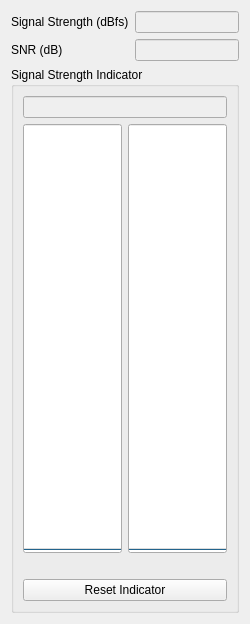
<?xml version="1.0" encoding="UTF-8"?>
<ui version="4.0">
 <class>alignment_window</class>
 <widget class="QWidget" name="alignment_window">
  <property name="geometry">
   <rect>
    <x>0</x>
    <y>0</y>
    <width>250</width>
    <height>624</height>
   </rect>
  </property>
  <property name="windowTitle">
   <string>Alignment</string>
  </property>
  <layout class="QVBoxLayout" name="verticalLayout_2">
   <item>
    <layout class="QFormLayout" name="formLayout">
     <item row="0" column="1">
      <widget class="QLineEdit" name="ledit_signal_strength">
       <property name="enabled">
        <bool>false</bool>
       </property>
      </widget>
     </item>
     <item row="1" column="1">
      <widget class="QLineEdit" name="ledit_snr">
       <property name="enabled">
        <bool>false</bool>
       </property>
      </widget>
     </item>
     <item row="0" column="0">
      <widget class="QLabel" name="label">
       <property name="text">
        <string>Signal Strength (dBfs)</string>
       </property>
      </widget>
     </item>
     <item row="1" column="0">
      <widget class="QLabel" name="label_2">
       <property name="text">
        <string>SNR (dB)</string>
       </property>
      </widget>
     </item>
    </layout>
   </item>
   <item>
    <widget class="QGroupBox" name="groupBox">
     <property name="sizePolicy">
      <sizepolicy hsizetype="Preferred" vsizetype="Preferred">
       <horstretch>0</horstretch>
       <verstretch>0</verstretch>
      </sizepolicy>
     </property>
     <property name="title">
      <string>Signal Strength Indicator</string>
     </property>
     <layout class="QVBoxLayout" name="verticalLayout">
      <item>
       <widget class="QLineEdit" name="ledit_level">
        <property name="enabled">
         <bool>false</bool>
        </property>
        <property name="text">
         <string/>
        </property>
        <property name="alignment">
         <set>Qt::AlignCenter</set>
        </property>
       </widget>
      </item>
      <item>
       <layout class="QHBoxLayout" name="horizontalLayout">
        <item>
         <widget class="QProgressBar" name="pbar_1">
          <property name="sizePolicy">
           <sizepolicy hsizetype="Expanding" vsizetype="Expanding">
            <horstretch>0</horstretch>
            <verstretch>0</verstretch>
           </sizepolicy>
          </property>
          <property name="maximum">
           <number>100</number>
          </property>
          <property name="value">
           <number>0</number>
          </property>
          <property name="orientation">
           <enum>Qt::Vertical</enum>
          </property>
          <property name="format">
           <string/>
          </property>
         </widget>
        </item>
        <item>
         <widget class="QProgressBar" name="pbar_2">
          <property name="sizePolicy">
           <sizepolicy hsizetype="Expanding" vsizetype="Expanding">
            <horstretch>0</horstretch>
            <verstretch>0</verstretch>
           </sizepolicy>
          </property>
          <property name="minimum">
           <number>0</number>
          </property>
          <property name="value">
           <number>0</number>
          </property>
          <property name="orientation">
           <enum>Qt::Vertical</enum>
          </property>
          <property name="format">
           <string/>
          </property>
         </widget>
        </item>
       </layout>
      </item>
      <item>
       <layout class="QHBoxLayout" name="horizontalLayout_3">
        <item>
         <widget class="QLabel" name="label_range_1">
          <property name="text">
           <string/>
          </property>
          <property name="alignment">
           <set>Qt::AlignCenter</set>
          </property>
         </widget>
        </item>
        <item>
         <widget class="QLabel" name="label_range_2">
          <property name="text">
           <string/>
          </property>
          <property name="alignment">
           <set>Qt::AlignCenter</set>
          </property>
         </widget>
        </item>
       </layout>
      </item>
      <item>
       <widget class="QPushButton" name="btn_reset_indicator">
        <property name="text">
         <string>Reset Indicator</string>
        </property>
       </widget>
      </item>
     </layout>
    </widget>
   </item>
  </layout>
 </widget>
 <resources/>
 <connections/>
</ui>
